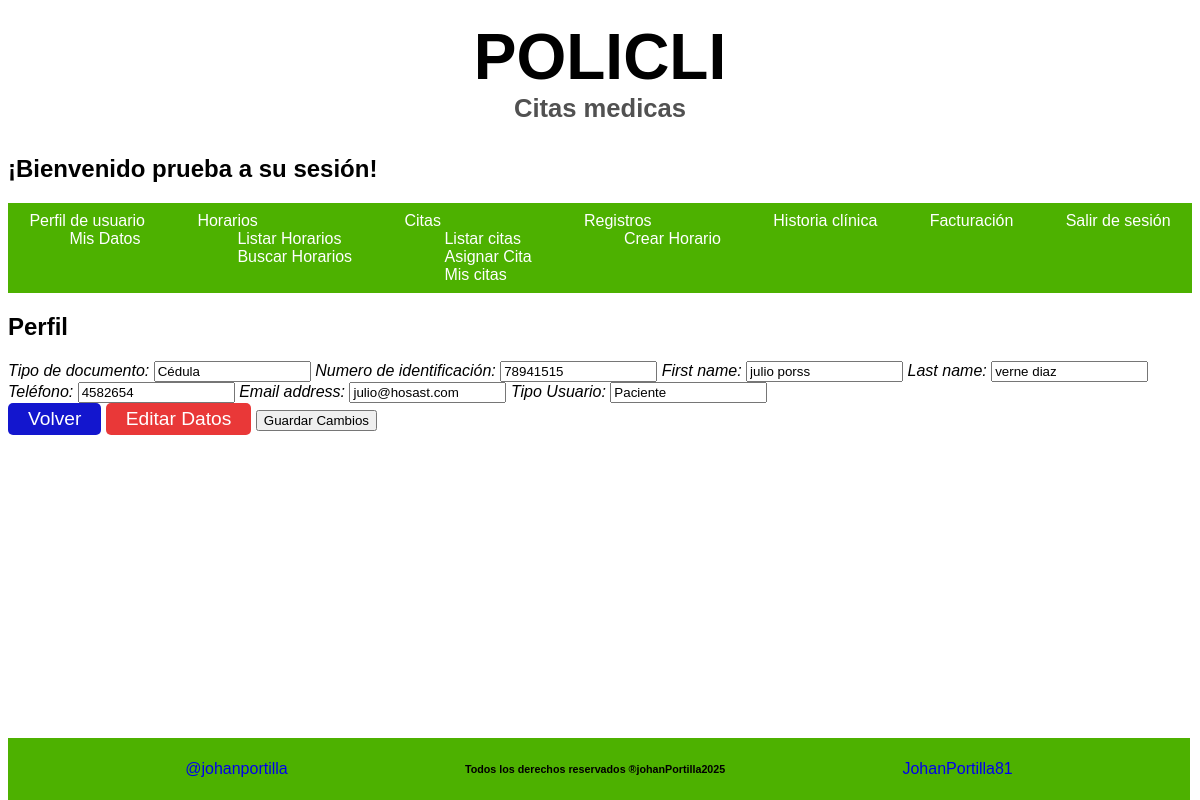
/sesion/cuenta/2/?accion=ver (signed in), run on the app's committed database.
### Aplicaciones/Inicio/models.py (models this page shows, shortened)
class CreacionUser(AbstractUser):
    class Tipo_User(models.TextChoices):
        ADMIN = 'Administrador',
        PACIENTE = 'Paciente'
        MEDICO = 'Medico'
        RECEPCION = 'Recepcionista'
    class Tipo_id(models.TextChoices):
        CEDULA = 'Cédula'
        TARJETA_ID= 'Tarjeta Identidad'
        CED_EXT = 'Cédula Extranjería'
        PASAPORTE = 'Pasaporte'
    tipo_id = models.CharField( max_length=20 ,choices = Tipo_id.choices, default = Tipo_id.CEDULA, verbose_name='Tipo de documento'  )
    numero_id = models.PositiveBigIntegerField(null=False, blank=False,  verbose_name='Numero de identificación', unique=True, default=0)
    telefono = models.PositiveBigIntegerField(null= False, blank= False, verbose_name='Teléfono', default=0)
    tipo_usuario = models.CharField(max_length=20, choices = Tipo_User.choices, default = Tipo_User.PACIENTE, verbose_name='Tipo Usuario')
    fecha_actualizacion = models.DateTimeField (auto_now=True, verbose_name='Ultima Actualización')
    nombre_completo= models.CharField(max_length = 100, null=False, blank= False, verbose_name='Nombre completo')

### Aplicaciones/Inicio/views.py (the view, shortened to what this page needs)
@login_required # type: ignore
def ver_cuentas(request,pk):
    perfil = get_object_or_404(CreacionUser, pk=pk)
    admin = request.user # verificar q usuario esta interactuando
    habil = perfil.is_active
    if habil == True:
        habil = 'Habilitado'
    else:
        habil = 'Deshabilitado'
    accion = request.GET.get('accion')
    if accion == 'ver':
        print(f'Viendo el perfil de {perfil.nombre_completo}')
        form = PerfilUsuario(instance=perfil)
        data = {
            'admin': admin,
            'perfil': perfil,
            'titulo':'Perfil',
            'form': form,
            'estado':habil
        }
        return render(request, 'paginas/mi_perfil.html', data)
    return render(request, 'paginas/listado_tabla.html')

### templates/paginas/mi_perfil.html (shortened to what this page needs)
{% extends 'index.html' %}
{% block contenido1 %}
<div class="bloque__formulario">
    <h2 class="bloque__subtitulo">{{titulo}}</h2>
    {% if admin.is_superuser %}
        {% if perfil.id == admin.id %}
            <form class="formato__creacion perfil_usuario ">
                {% csrf_token %}
                {{ form.as_p }}
                <input type="hidden" name="next" , value="{{ next }}" />
                <div class="btn_opcion">
                    <a href="{% url 'Principal' %}">volver</a>
                </div>
                <div>
                    <p>{{ mensaje }}</p>
                </div>
            </form>
        {% else %}
            <form class="formato__creacion perfil_usuario ">
                <p>Actualmente el usuario esta {{estado}}</p>
                {% csrf_token %}
                {{ form.as_p }}
                {{ form.fecha_actualizacion}}
                <input type="hidden" name="next" , value="{{ next }}" />
                <div class="btn_opcion">
                    <a class="btn-secundary" href="{% url 'Principal' %}">Volver</a>
                    <a href="{% url 'Perfil_Editar' perfil.id %}" class="btn-primary">Editar Datos</a>
                    <button>
                        <a href="">Habilitar/Deshabilitar</a>
                    </button>
                    <button class="envio" type="submit">Guardar Cambios</button>
                </div>
                <div>
                    <p>{{ mensaje }}</p>
                </div>
            </form>
        {% endif %}
    {% else %}
        <form class="formato__creacion perfil_usuario" method="POST">
            {{ form.tipo_id.label_tag }}
            {{ form.tipo_id }}
            {{ form.numero_id.label_tag }}
            {{ form.numero_id }}
            {{ form.first_name.label_tag }}
            {{ form.first_name }}
            {{ form.last_name.label_tag }}
            {{ form.last_name }}
            {{ form.telefono.label_tag }}
            {{ form.telefono }}
            {{ form.email.label_tag }}
            {{ form.email }}
            {{ form.tipo_usuario.label_tag }}
            {{ form.tipo_usuario }}
            <div class="btn_opcion">
                <a class="btn-secundary" href="{% url 'Principal' %}">Volver</a>
                <a href="{% url 'Perfil_Editar' perfil.id %}" class="btn-primary">Editar Datos</a>
                <button class="envio" type="submit">Guardar Cambios</button>
            </div>
        </form>
    {% endif %}
</div>
{% endblock %}

### templates/bloques/navbar_sesion.html (shortened to what this page needs)
<header class="header">
    <h1 class="navbar__title">
        POLICLI
        <span class="navbar__subtitle">Citas medicas</span>
    </h1>
    <h2 class="titulo__sesion">¡Bienvenido {{ user.nombre_completo }} a su sesión!</h2>
    <div class="navar-container">
        <nav class="navbar">
            <ul class="navbar__list">
                <li class="navbar__item">
                    <a href="{% url 'Principal' %}" class="navbar__link">Perfil de usuario</a>
                    <ul>
                        <a href="{% url 'Perfiles' %}" class="navbar__link">Mis Datos</a>
                    </ul>
                </li>
                <li class="navbar__item">
                    <a href="#" class="navbar__link">Horarios</a>
                    <ul>
                        <a href="{% url 'Lista_Horarios' %}" class="navbar__link">Listar Horarios</a>
                    </ul>
                    <ul>
                        <a href="{% url 'Buscar_Horarios' %}" class="navbar__link">Buscar Horarios</a>
                    </ul>
                </li>
                <li class="navbar__item" >
                    <a href="#" class="navbar__link">Citas</a>
                    <ul>
                        <a href="{% url 'Registro_Citas' %}" class="navbar__link">Listar citas</a>
                    </ul>
                    <ul>
                        <a href="" class="navbar__link">Asignar Cita</a>
                    </ul>
                    <ul>
                        <a href="{% url 'Mis_citas' %}" class="navbar__link">Mis citas</a>
                    </ul>
                </li>
                <li class="navbar__item"><a href="#" class="navbar__link">Registros</a>
                    {% if user.is_superuser == True or user.tipo_usuario == 'Medico' %}
                    <ul>
                        <a href="{% url 'Registro_horario' %}" class="navbar__link">Crear Horario</a>
                    </ul>
                    {% endif %}
                </li>
                <li class="navbar__item">
                    <a href="#" class="navbar__link">Historia clínica</a>
                </li>
                <li class="navbar__item">
                    <a href="#" class="navbar__link">Facturación</a>
                </li>
                <li class="navbar__item">
                    <a href="{% url 'Sesion_Cerrada' %}" class="navbar__link">Salir de sesión</a>
                </li>
            </ul>
        </nav>
    </div>
</header>

### static/css/variables.css (style rules this page uses)
:root { --primary-950: #4DB100; --primary-900: #55B40C; --primary-800: #67BC26; --primary-700: #79C43F; --primary-600: #8BCC59; --primary-500: #9DD472; --primary-400: #AEDB8C; --primary-300: #C0E3A5; --primary-200: #D2EBBF; --primary-100: #EAF3D8; --primary-50: #F6FBF2; --secundary-950:#FED638; --secundary-900:#FED841; --secundary-800:#FEDC55; --secundary-700:#FEE069; --secundary-600:#FEE47D; --secundary-500:#FEE891; --secundary-400:#FEECA5; --secundary-300:#FEF0B9; --secundary-200:#FEF4CD; --secundary-100:#FEF8E1; --secundary-50:#FEFCF5; --white: #fff; --black: #000; --gray-950: #101010; --gray-900: #262626; --gray-800: #3B3B3B; --gray-700: #515151; --gray-600: #676767; --gray-500: #7D7D7D; --gray-400: #929292; --gray-300: #A8A8A8; --gray-200: #BEBEBE; --gray-100: #D4D4D4; --gray-50: #E9E9E9; --main-font: Helvetica, Arial, sans-serif; --fs-xxxxl: 8.0rem; --fs-xxxl: 6.4rem; --fs-xxl: 4.8rem; --fs-xl: 4.0rem; --fs-lg: 3.2rem; --fs-md: 2.4rem; --fs-sm: 2.0rem; --fs-xs: 1.6rem; --fs-xxs: 1.4rem; --fs-xxxs: 1.2rem; }

### static/css/body.css (style rules this page uses)
* { font-family: var(--main-font); }
body { display: flex; flex-direction: column; }

### static/css/inicio.css (style rules this page uses)
.header { position: sticky; top: 0; width: 100%; }
.navbar { padding: 5px; background-color: var(--primary-950); }
.navbar__title { margin: 0; padding: 12px; font-size: var(--fs-xl); text-align: center; display: flex; flex-direction: column; background-color: var(--white); }
.navbar__subtitle { font-size: var(--fs-xs); color: var(--gray-700); }
.navbar__list { list-style: none; padding: 4px; margin: 0; display: flex; gap: 40px; flex-grow: 1; justify-content: space-evenly; }
.navbar__link { text-decoration: none; color: var(--white); transition: color 0.3s ease; }
label { font-style: italic; }

### static/css/tablas.css (style rules this page uses)
[class^="btn-"] { border: none; padding: 5px 20px; text-align: center; text-decoration: none; display: inline-block; font-size: var(--fs-xxxs); cursor: pointer; border-radius: 5px; }
.btn-primary { background-color: rgb(233, 56, 56); color: white; }
.btn-secundary { background-color: rgb(19, 22, 206); color: white; }

### data on the page
CreacionUser: nombre_completo "prueba"
CreacionUser: tipo_id "Cédula", numero_id "78941515", first_name "julio porss", last_name "verne diaz", telefono "4582654", email "julio@hosast.com", tipo_usuario "Paciente"

### other printed values
{{ titulo }} "Perfil"
